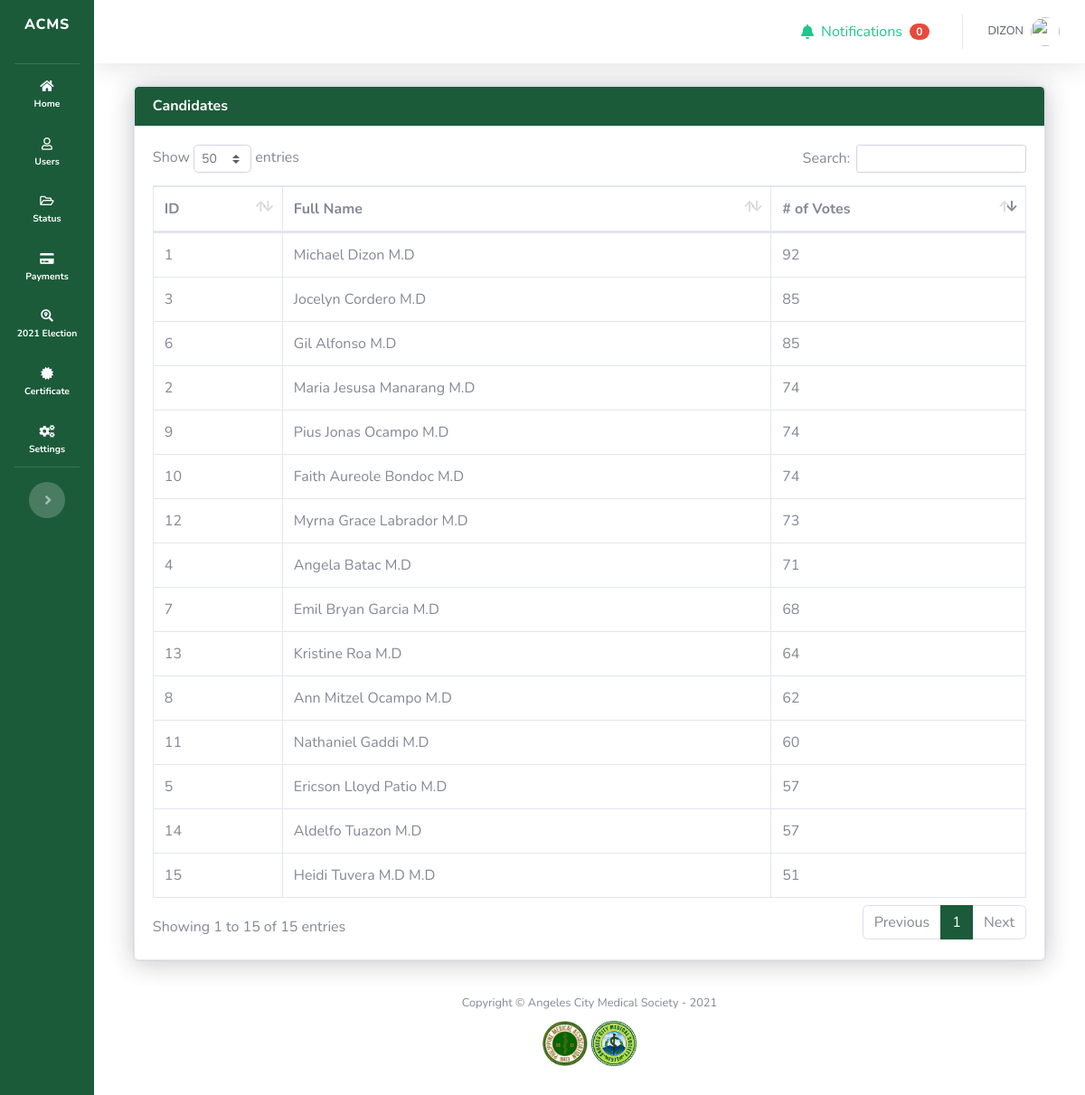
Page /admin/view_election_status.php (signed in) on the committed database.
### tables this page shows
CREATE TABLE `candidates` (
  `id` int(11) NOT NULL,
  `last_name` varchar(128) NOT NULL,
  `first_name` varchar(128) NOT NULL,
  `middle_name` varchar(128) NOT NULL
);

### admin/view_election_status.php (the view, shortened to what this page needs)
<?php
include('sidebar.php');
$getElectionStatus = mysqli_query($mysqli, "SELECT * FROM candidates");
?>
<div id="content-wrapper" class="d-flex flex-column">
    <div id="content">
        <?php require('topbar.php'); ?>
        <div class="container-fluid">
            <div class="row">
                <div class="col-md-12" style="/* width: 70%;height:500px;background-color:green; */">
                    <div class="card shadow row mb-2" style="/*height:150px ; background-color: red;*/">
                        <div class="card shadow">
                            <div class="card-header" style="background-color: #1b5b3a;  ">
                                <h6 class="m-0 font-weight-bold" style="color: white;">Candidates</h6>
                            </div>
                            <div class="card-body">
                                <div class="table-responsive">
                                    <table class="table table-bordered" id="userTable" width="100%" cellspacing="0">
                                        <thead>
                                        <tr>
                                            <th>ID</th>
                                            <th>Full Name</th>
                                            <th># of Votes</th>
                                        </tr>
                                        </thead>
                                        <tbody>
                                        <?php while($newCandidate = $getElectionStatus->fetch_assoc()){ ?>
                                            <tr>
                                                <td><?php echo $newCandidate['id']; ?></td>
                                                <td><?php echo $newCandidate['first_name'].' '.$newCandidate['last_name']; ?></td>
                                                <td>
                                                    <?php
                                                        $candidate_id = $newCandidate['id'];
                                                        $getScore = mysqli_query($mysqli, "SELECT COUNT(candidate_id) AS score FROM tally WHERE candidate_id = '$candidate_id' ");
                                                        $newScore = $getScore->fetch_array();
                                                        echo $newScore['score'];
                                                    ?>
                                                </td>
                                            </tr>
                                        <?php } ?>
                                        </tbody>
                                    </table>
                                </div>
                            </div>
                        </div>
                    </div>
                </div>
            </div>
        </div>
        <?php
        include('footer.php');
        ?>

### admin/sidebar.php (style rules this page uses)
.container-fluid { background-color: white; padding-left: 5% !important; padding-right: 5% !important; }
#content-wrapper { background-color: white !important; }
::placeholder { opacity: 0.7 !important; }

### rows in the picture
candidates: id "1", first_name "Michael", last_name "Dizon M.D", score "92"
candidates: id "2", first_name "Maria Jesusa", last_name "Manarang M.D", score "74"
candidates: id "3", first_name "Jocelyn", last_name "Cordero M.D", score "85"
candidates: id "4", first_name "Angela", last_name "Batac M.D", score "71"
candidates: id "5", first_name "Ericson Lloyd", last_name "Patio M.D", score "57"
candidates: id "6", first_name "Gil", last_name "Alfonso M.D", score "85"
candidates: id "7", first_name "Emil Bryan", last_name "Garcia M.D", score "68"
candidates: id "8", first_name "Ann Mitzel", last_name "Ocampo M.D", score "62"
candidates: id "9", first_name "Pius Jonas", last_name "Ocampo M.D", score "74"
candidates: id "10", first_name "Faith Aureole", last_name "Bondoc M.D", score "74"
candidates: id "11", first_name "Nathaniel", last_name "Gaddi M.D", score "60"
candidates: id "12", first_name "Myrna Grace", last_name "Labrador M.D", score "73"
candidates: id "13", first_name "Kristine", last_name "Roa M.D", score "64"
candidates: id "14", first_name "Aldelfo", last_name "Tuazon M.D", score "57"
candidates: id "15", first_name "Heidi", last_name "Tuvera M.D M.D", score "51"

### other values in the picture
$unread "0"
$_SESSION['full_name'] "DIZON"
